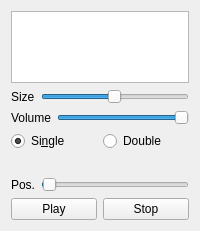
                <widget class="QWidget" name="tabVideo_2">
                 <attribute name="title">
                  <string>Video</string>
                 </attribute>
                 <layout class="QVBoxLayout" name="verticalLayout_80">
                  <item>
                   <widget class="QListWidget" name="listVideo">
                    <property name="sizeAdjustPolicy">
                     <enum>QAbstractScrollArea::AdjustToContents</enum>
                    </property>
                   </widget>
                  </item>
                  <item>
                   <layout class="QHBoxLayout" name="horizontalLayout_25">
                    <item>
                     <widget class="QLabel" name="label_10">
                      <property name="text">
                       <string>Size</string>
                      </property>
                     </widget>
                    </item>
                    <item>
                     <widget class="QSlider" name="sliVideoSize">
                      <property name="minimum">
                       <number>1</number>
                      </property>
                      <property name="maximum">
                       <number>100</number>
                      </property>
                      <property name="value">
                       <number>50</number>
                      </property>
                      <property name="tracking">
                       <bool>true</bool>
                      </property>
                      <property name="orientation">
                       <enum>Qt::Horizontal</enum>
                      </property>
                     </widget>
                    </item>
                   </layout>
                  </item>
                  <item>
                   <layout class="QHBoxLayout" name="horizontalLayout_26">
                    <item>
                     <widget class="QLabel" name="label_11">
                      <property name="text">
                       <string>Volume</string>
                      </property>
                     </widget>
                    </item>
                    <item>
                     <widget class="QSlider" name="sliVideoVolume">
                      <property name="minimum">
                       <number>1</number>
                      </property>
                      <property name="maximum">
                       <number>100</number>
                      </property>
                      <property name="value">
                       <number>100</number>
                      </property>
                      <property name="tracking">
                       <bool>true</bool>
                      </property>
                      <property name="orientation">
                       <enum>Qt::Horizontal</enum>
                      </property>
                     </widget>
                    </item>
                   </layout>
                  </item>
                  <item>
                   <layout class="QHBoxLayout" name="horizontalLayout_28">
                    <item>
                     <widget class="QRadioButton" name="btnVideoSingle">
                      <property name="toolTip">
                       <string>Show a single video</string>
                      </property>
                      <property name="text">
                       <string>Si&amp;ngle</string>
                      </property>
                      <property name="checked">
                       <bool>true</bool>
                      </property>
                     </widget>
                    </item>
                    <item>
                     <widget class="QRadioButton" name="btnVideoDouble">
                      <property name="toolTip">
                       <string>Show two cloned video (suitable to display videos with a clear up/down direction in a Planetarium)</string>
                      </property>
                      <property name="text">
                       <string>Double</string>
                      </property>
                     </widget>
                    </item>
                   </layout>
                  </item>
                  <item>
                   <widget class="QLabel" name="labelVideoTime">
                    <property name="font">
                     <font>
                      <weight>75</weight>
                      <bold>true</bold>
                     </font>
                    </property>
                    <property name="text">
                     <string/>
                    </property>
                    <property name="alignment">
                     <set>Qt::AlignCenter</set>
                    </property>
                   </widget>
                  </item>
                  <item>
                   <layout class="QHBoxLayout" name="horizontalLayout_27">
                    <item>
                     <widget class="QLabel" name="label_14">
                      <property name="text">
                       <string>Pos.</string>
                      </property>
                     </widget>
                    </item>
                    <item>
                     <widget class="QSlider" name="sliVideoPos">
                      <property name="minimum">
                       <number>0</number>
                      </property>
                      <property name="maximum">
                       <number>100</number>
                      </property>
                      <property name="value">
                       <number>1</number>
                      </property>
                      <property name="tracking">
                       <bool>false</bool>
                      </property>
                      <property name="orientation">
                       <enum>Qt::Horizontal</enum>
                      </property>
                     </widget>
                    </item>
                   </layout>
                  </item>
                  <item>
                   <layout class="QHBoxLayout" name="horizontalLayout_29">
                    <item>
                     <widget class="QPushButton" name="btnVideoPlay">
                      <property name="text">
                       <string>Play</string>
                      </property>
                     </widget>
                    </item>
                    <item>
                     <widget class="QPushButton" name="btnVideoStop">
                      <property name="text">
                       <string>Stop</string>
                      </property>
                     </widget>
                    </item>
                   </layout>
                  </item>
                 </layout>
                </widget>
